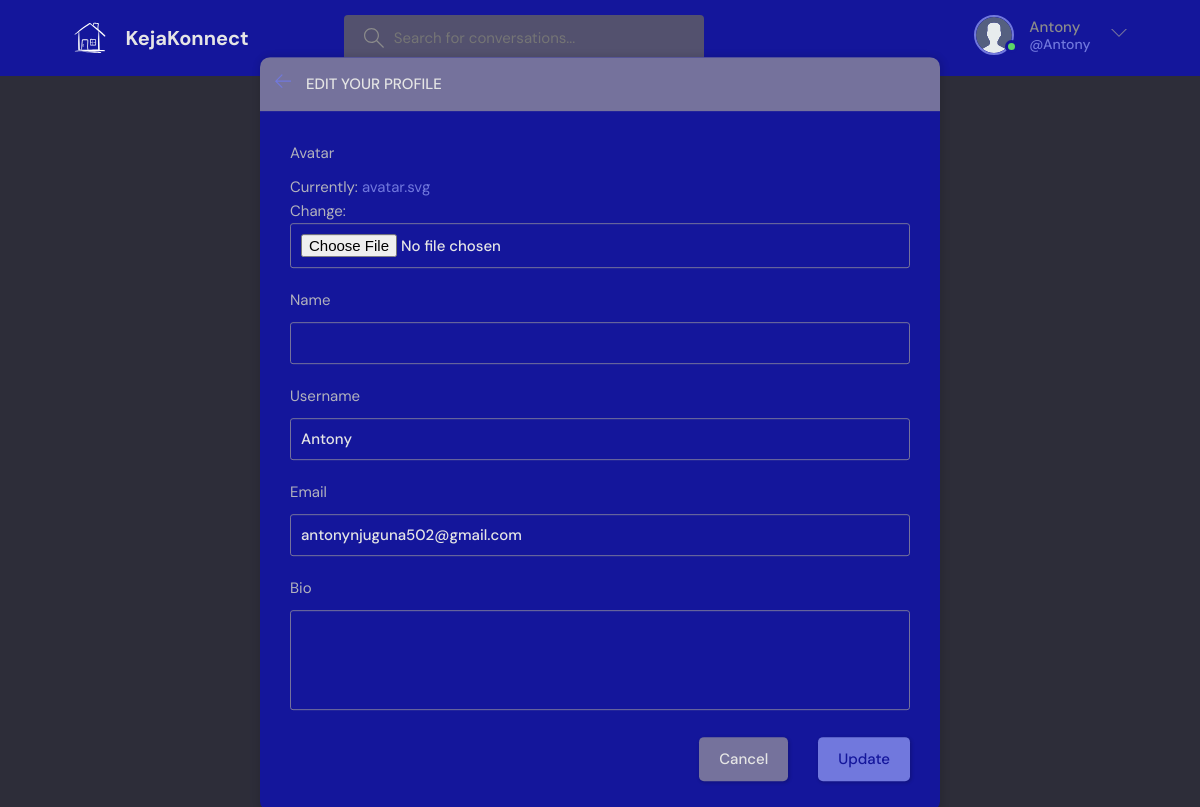
The page /update-user/ (signed in) on the database its author committed.
### base/models.py (models this page shows)
class User(AbstractUser):
    name = models.CharField(max_length=200, null=True)
    email = models.EmailField(unique=True, null=True)
    bio = models.TextField(null=True)
    avatar = models.ImageField(null=True, default="avatar.svg")
    USERNAME_FIELD = 'email'
    REQUIRED_FIELDS = ['username']

### base/views.py (the view)
# urls.py: path('update-user/', views.updateUser, name="update-user"),
@login_required(login_url='login')
def updateUser(request):
    user = request.user
    form = UserForm(instance=user)
    if request.method == 'POST':
        form = UserForm(request.POST, request.FILES, instance=user)
        if form.is_valid():
            form.save()
            return redirect('user-profile', pk=user.id)
    return render(request, 'base/update-user.html', {'form': form})

### base/forms.py
class UserForm(ModelForm):
    class Meta:
        model = User
        fields = ['avatar', 'name', 'username', 'email', 'bio']

### base/templates/base/update-user.html (shortened to what this page needs)
{% extends 'main.html' %}
{% block content %}
<main class="update-account layout">
  <div class="container">
    <div class="layout__box">
      <div class="layout__boxHeader">
        <div class="layout__boxTitle">
          <a href="{% url 'home' %}">
            <svg version="1.1" xmlns="http://www.w3.org/2000/svg" width="32" height="32" viewBox="0 0 32 32">
              <title>arrow-left</title>
              <path
                d="M13.723 2.286l-13.723 13.714 13.719 13.714 1.616-1.611-10.96-10.96h27.625v-2.286h-27.625l10.965-10.965-1.616-1.607z">
              </path>
            </svg>
          </a>
          <h3>Edit your profile</h3>
        </div>
      </div>
      <div class="layout__body">
        <form class="form" action="" method="POST" enctype="multipart/form-data">
          {% for field in form %}
          <div class="form__group">
            <label for="profile_pic">{{field.label}}</label>
            {{field}}
          </div>
          {% endfor %}
          <div class="form__action">
            <a class="btn btn--dark" href="{{request.META.HTTP_REFERER}}">Cancel</a>
            <button class="btn btn--main" type="submit">Update</button>
          </div>
        </form>
      </div>
    </div>
  </div>
</main>
{% endblock content %}

### templates/navbar.html (shortened to what this page needs)
{% load static %}
<header class="header header--loggedIn">
    <div class="container">
        <a href="{% url 'home' %}" class="header__logo">
            <img src="{% static 'images/logo.svg' %}" />
            <h1>KejaKonnect</h1>
        </a>
        <form class="header__search" method="GET" action="{% url 'home' %}">
            <label>
                <input name="q" placeholder="Search for conversations..." />
            </label>
        </form>
        <nav class="header__menu">
            {% if request.user.is_authenticated %}
            <div class="header__user">
                <a href="{% url 'update-user' %}">
                    <div class="avatar avatar--medium active">
                        <img src="{{request.user.avatar.url}}" />
                    </div>
                    <p>{{request.user.username}} <span>@{{request.user.username}}</span></p>
                </a>
                <button class="dropdown-button">
                    <svg version="1.1" xmlns="http://www.w3.org/2000/svg" width="32" height="32" viewBox="0 0 32 32">
                        <title>More Communities</title>
                        <path d="M16 21l-13-13h-3l16 16 16-16h-3l-13 13z"></path>
                    </svg>
                </button>
            </div>
            {% else %}
            <a href="{% url 'login' %}">
                <img src="{% static 'images/avatar.svg' %}" />
                <p>Login</p>
            </a>
            {% endif %}
        </nav>
    </div>
</header>

### rows shown on the page
User: user.avatar (placeholder picture), user.username "Antony", form "Antony" "antonynjuguna502@gmail.com"

### other values the page prints
{{ field.label }} "Avatar" "Name" "Username" "Email" "Bio"
